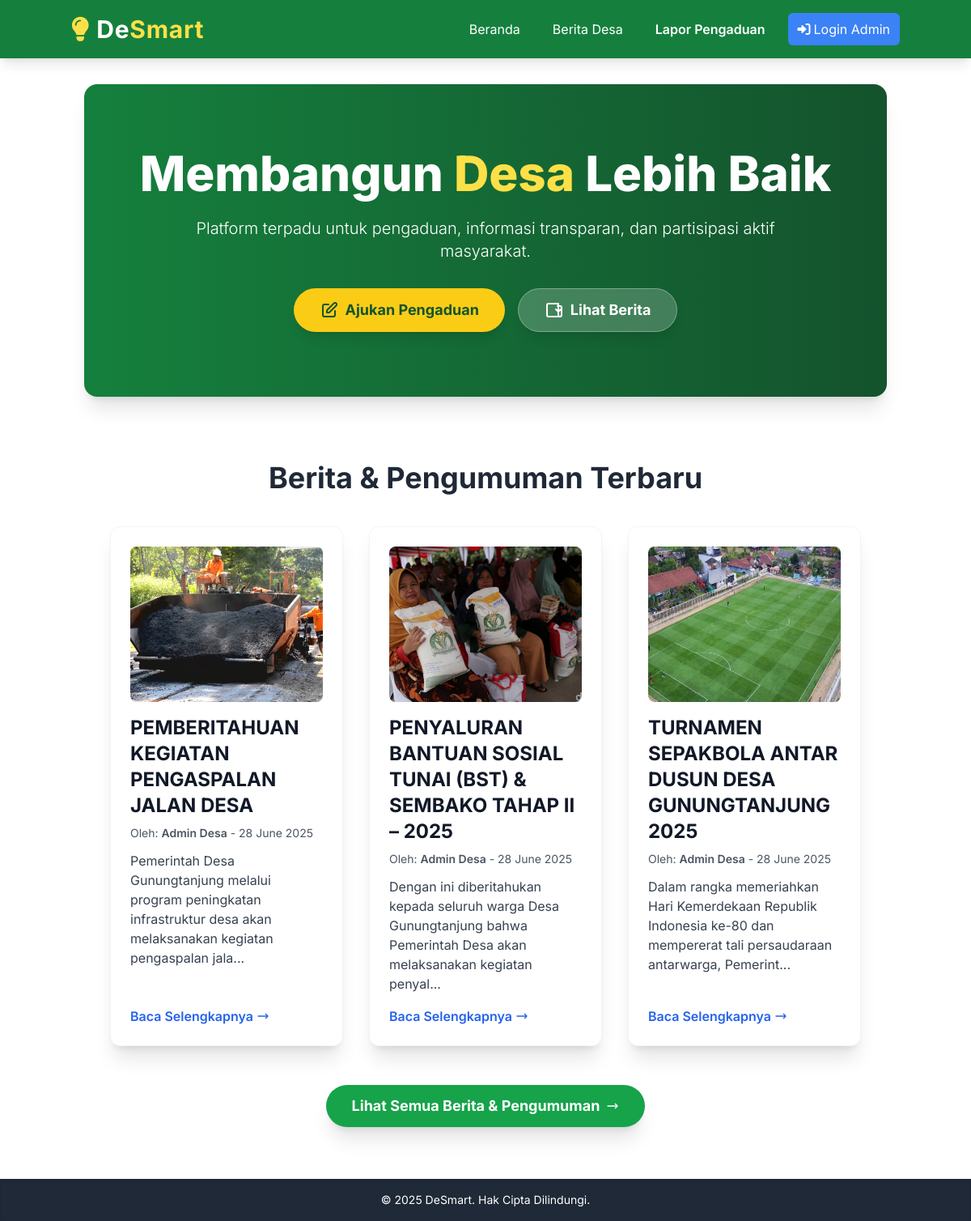
Before: / with the older database file.
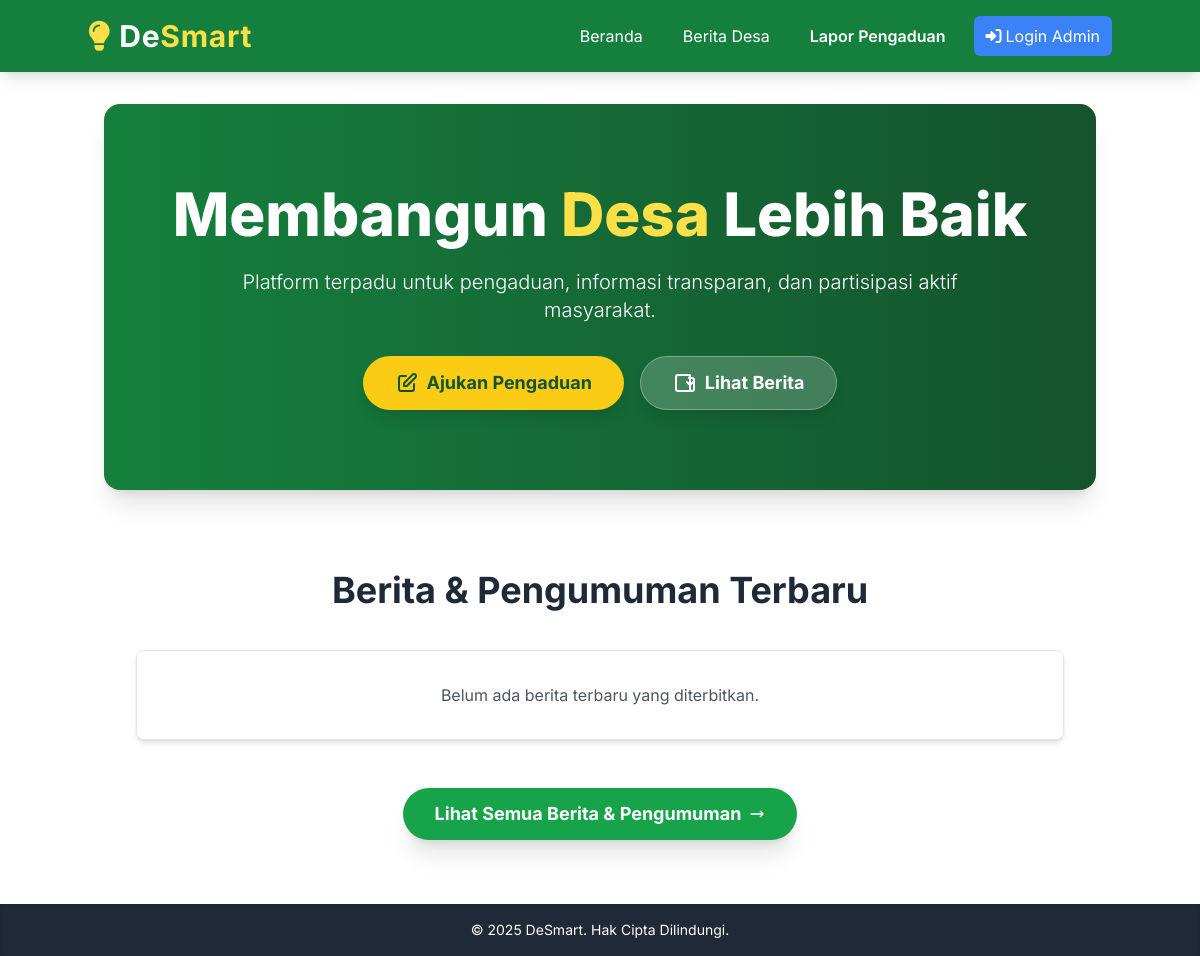
After: the same page with the newer database file.
### models.py (models this page shows, shortened)
class Berita(db.Model):
    id = db.Column(db.Integer, primary_key=True)
    judul = db.Column(db.String(200), nullable=False)
    isi_berita = db.Column(db.Text, nullable=False)
    url_gambar_utama = db.Column(db.String(255), nullable=True)
    tanggal_publikasi = db.Column(db.DateTime, default=datetime.utcnow)
    penulis = db.Column(db.String(50), default='Admin Desa', nullable=False)

### app.py (the view)
@app.route('/')
def index():
    berita_terbaru = Berita.query.order_by(Berita.tanggal_publikasi.desc()).limit(3).all()
    return render_template('index.html', berita_terbaru=berita_terbaru)

### templates/index.html (shortened to what the changed rows need)
{% extends 'layout.html' %}
{% block content %}
    <section class="relative bg-gradient-to-r from-green-700 to-green-900 text-white py-12 px-4 md:py-20 md:px-8 rounded-2xl shadow-xl mb-12 overflow-hidden">
        <div class="relative z-10 max-w-4xl mx-auto text-center">
            <h1 class="text-4xl sm:text-5xl md:text-6xl font-extrabold leading-tight mb-4 md:mb-6 animate-fade-in-down">
                Membangun <span class="text-yellow-300">Desa</span> Lebih Baik
            </h1>
        </div>
    </section>
    <section class="py-8 px-4 sm:px-6 md:px-8 animate-on-scroll opacity-0 transform translate-y-10">
        <h2 class="text-3xl md:text-4xl font-bold text-center text-gray-800 mb-8 md:mb-10">Berita & Pengumuman Terbaru</h2>
        <div class="grid grid-cols-1 md:grid-cols-2 lg:grid-cols-3 gap-6 md:gap-8">
            {% if berita_terbaru %}
                {% for berita_item in berita_terbaru %}
                    <div class="bg-white rounded-xl p-5 md:p-6 shadow-xl border border-gray-100 flex flex-col transform hover:scale-102 transition-transform duration-300">
                        {% if berita_item.url_gambar_utama %}
                            <div class="w-full h-40 sm:h-48 mb-4 rounded-lg overflow-hidden">
                                <img src="{{ url_for('uploaded_file', filename=berita_item.url_gambar_utama) }}" alt="{{ berita_item.judul }}" class="w-full h-full object-cover transform hover:scale-110 transition-transform duration-300">
                            </div>
                        {% else %}
                            <div class="w-full h-40 sm:h-48 bg-gray-200 rounded-lg mb-4 flex items-center justify-center text-gray-500 text-base sm:text-lg font-medium">
                                [Gambar Tidak Tersedia]
                            </div>
                        {% endif %}
                        <h3 class="text-xl sm:text-2xl font-bold text-gray-900 mb-2 leading-tight">{{ berita_item.judul }}</h3>
                        <p class="text-xs sm:text-sm text-gray-600 mb-3">Oleh: <span class="font-semibold">{{ berita_item.penulis }}</span> - {{ berita_item.tanggal_publikasi.strftime('%d %B %Y') }}</p>
                        <p class="text-sm sm:text-base text-gray-700 flex-grow mb-4">{{ berita_item.isi_berita[:120] }}{% if berita_item.isi_berita|length > 120 %}...{% endif %}</p>
                        <a href="{{ url_for('detail_berita_publik', berita_id=berita_item.id) }}" class="mt-auto inline-block text-blue-600 hover:text-blue-800 font-semibold transition-colors flex items-center text-sm sm:text-base">
                            Baca Selengkapnya
                            <svg class="ml-1 w-3 h-3 sm:w-4 sm:h-4" fill="none" stroke="currentColor" viewBox="0 0 24 24" xmlns="http://www.w3.org/2000/svg"><path stroke-linecap="round" stroke-linejoin="round" stroke-width="2" d="M17 8l4 4m0 0l-4 4m4-4H3"></path></svg>
                        </a>
                    </div>
                {% endfor %}
            {% else %}
                <p class="col-span-full text-center text-gray-600 p-8 bg-white rounded-lg shadow-md border border-gray-200">Belum ada berita terbaru yang diterbitkan.</p>
            {% endif %}
        </div>
    </section>
{% endblock %}

Changed rows visible on the page:
removed Berita: url_gambar_utama (picture), judul "PEMBERITAHUAN KEGIATAN PENGASPALAN JALAN DESA", penulis "Admin Desa", tanggal_publikasi "28 June 2025", isi_berita "Pemerintah Desa Gunungtanjung melalui program peningkatan infrastruktur desa akan melaksanakan kegiatan pengaspalan jala"
removed Berita: url_gambar_utama (picture), judul "PENYALURAN BANTUAN SOSIAL TUNAI (BST) & SEMBAKO TAHAP II – 2025", penulis "Admin Desa", tanggal_publikasi "28 June 2025", isi_berita "Dengan ini diberitahukan kepada seluruh warga Desa Gunungtanjung bahwa Pemerintah Desa akan melaksanakan kegiatan penyal"
removed Berita: url_gambar_utama (picture), judul "TURNAMEN SEPAKBOLA ANTAR DUSUN DESA GUNUNGTANJUNG 2025", penulis "Admin Desa", tanggal_publikasi "28 June 2025", isi_berita "Dalam rangka memeriahkan Hari Kemerdekaan Republik Indonesia ke-80 dan mempererat tali persaudaraan antarwarga, Pemerint"
Other visible differences:
text now shown: "Belum ada berita terbaru yang diterbitkan."
